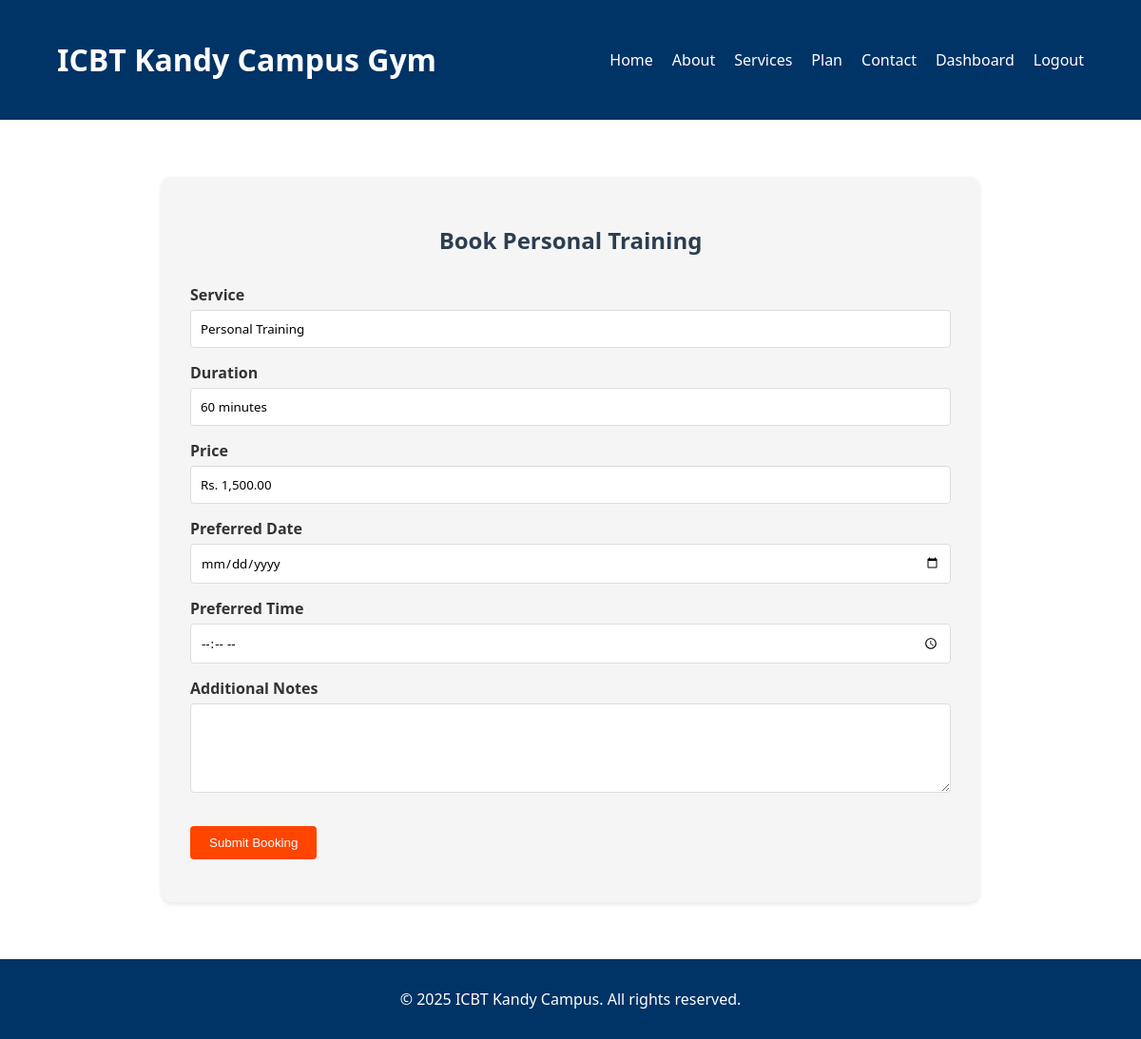
The app's page /booking.php?service_id=1 (signed in) with its own data.
### tables this page shows
CREATE TABLE `services` (
  `id` int(11) NOT NULL,
  `name` varchar(100) NOT NULL,
  `description` text DEFAULT NULL,
  `duration_minutes` int(11) NOT NULL,
  `price` decimal(10,2) NOT NULL
);

### booking.php (the view, shortened to what this page needs)
<?php
require_once "config.php";
include "header.php";
$service_id = isset($_GET['service_id']) ? $_GET['service_id'] : '';
$sql = "SELECT * FROM services WHERE id = ?";
if($stmt = $conn->prepare($sql)){
    $stmt->bind_param("i", $service_id);
    if($stmt->execute()){
        $result = $stmt->get_result();
        if($result->num_rows == 1){
            $service = $result->fetch_assoc();
        } else{
            echo "Service not found.";
            exit;
        }
    }
}
?>
    <section class="booking-section">
        <div class="booking-content">
            <h2>Book <?php echo htmlspecialchars($service['name']); ?></h2>
            <form action="<?php echo htmlspecialchars($_SERVER["PHP_SELF"] . "?service_id=" . $service_id); ?>" method="POST">
                <div class="form-group">
                    <label>Service</label>
                    <input type="text" value="<?php echo htmlspecialchars($service['name']); ?>" readonly>
                </div>
                <div class="form-group">
                    <label>Duration</label>
                    <input type="text" value="<?php echo $service['duration_minutes']; ?> minutes" readonly>
                </div>
                <div class="form-group">
                    <label>Price</label>
                    <input type="text" value="Rs. <?php echo number_format($service['price'], 2); ?>" readonly>
                </div>
                <div class="form-group">
                    <label>Preferred Date</label>
                    <input type="date" name="booking_date" required>
                </div>
                <div class="form-group">
                    <label>Preferred Time</label>
                    <input type="time" name="booking_time" required>
                </div>
                <div class="form-group">
                    <label>Additional Notes</label>
                    <textarea name="notes" rows="4"></textarea>
                </div>
                <div class="form-group">
                    <button type="submit" class="btn">Submit Booking</button>
                </div>
            </form>
        </div>
    </section>
<?php include "footer.php"; ?>

### style.css (style rules this page uses)
body { font-family: 'Segoe UI', sans-serif; margin: 0; padding: 0; background-color: #f4f4f4; color: #333; }
.btn { display: inline-block; background: #ff4500; color: white; padding: 10px 20px; margin-top: 15px; border: none; text-decoration: none; cursor: pointer; border-radius: 4px; transition: background-color 0.3s ease; }
.form-group { margin-bottom: 15px; }
.form-group label { display: block; margin-bottom: 5px; font-weight: bold; }
.form-group input, .form-group select, .form-group textarea { width: 100%; padding: 10px; border: 1px solid #ddd; border-radius: 4px; box-sizing: border-box; font-family: 'Segoe UI', sans-serif; }
.booking-section { padding: 60px 20px; background-color: #ffffff; }
.booking-content { max-width: 800px; margin: auto; background-color: #f5f5f5; padding: 30px; border-radius: 10px; box-shadow: 0 2px 5px rgba(0,0,0,0.1); }
.booking-content h2 { text-align: center; margin-bottom: 30px; color: #2c3e50; }

### records on screen
services: name "Personal Training", duration_minutes "60 minutes", price "Rs. 1,500.00"
